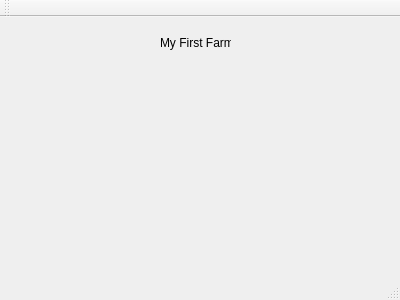
<?xml version="1.0" encoding="UTF-8"?>
<ui version="4.0">
 <class>MainWindow</class>
 <widget class="QMainWindow" name="MainWindow">
  <property name="geometry">
   <rect>
    <x>0</x>
    <y>0</y>
    <width>400</width>
    <height>300</height>
   </rect>
  </property>
  <property name="windowTitle">
   <string>MainWindow</string>
  </property>
  <widget class="QWidget" name="centralWidget">
   <widget class="QLabel" name="label">
    <property name="geometry">
     <rect>
      <x>160</x>
      <y>10</y>
      <width>71</width>
      <height>31</height>
     </rect>
    </property>
    <property name="text">
     <string>My First Farm</string>
    </property>
   </widget>
  </widget>
  <widget class="QMenuBar" name="menuBar">
   <property name="geometry">
    <rect>
     <x>0</x>
     <y>0</y>
     <width>400</width>
     <height>21</height>
    </rect>
   </property>
  </widget>
  <widget class="QToolBar" name="mainToolBar">
   <attribute name="toolBarArea">
    <enum>TopToolBarArea</enum>
   </attribute>
   <attribute name="toolBarBreak">
    <bool>false</bool>
   </attribute>
  </widget>
  <widget class="QStatusBar" name="statusBar"/>
 </widget>
 <layoutdefault spacing="6" margin="11"/>
 <resources/>
 <connections/>
</ui>
